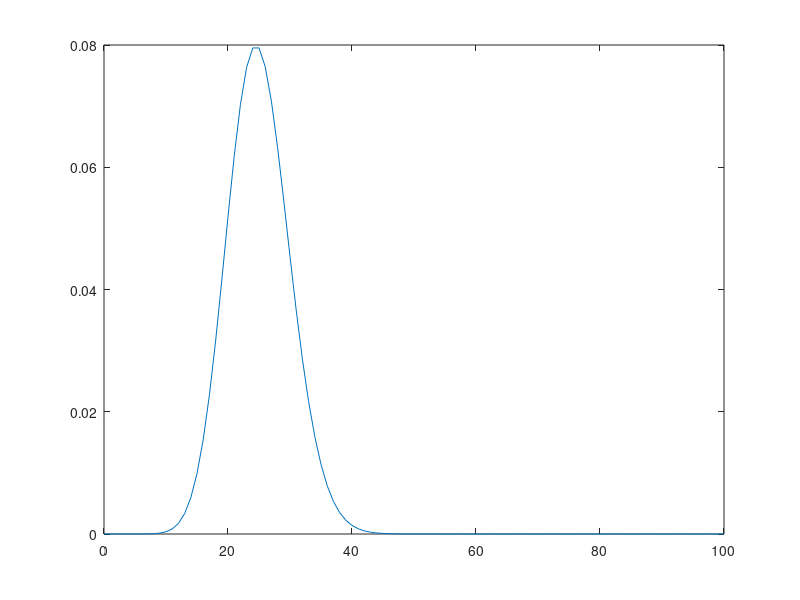

Here is the MATLAB script that generated this plot:

%b)
%Poisson aprox.
%1.Get n and get p from the user such that constraints are satisfied
%2.Prepare lambda = n * p
%3.Draw in the same graph a binopdf and the poissonpdf
%(code) : z = poisspdf(k, lambda)

n1 = input("Please input the number of trials greater than 29: ");
p1 = input("Please input the probability of success <= 0.05: ");

lambda = n1 * p1;
for n1 = 1:3:100
    k = 0:n1;
    z = poisspdf(k, lambda);
    plot(k, z)
    pause(0.3)
endfor


